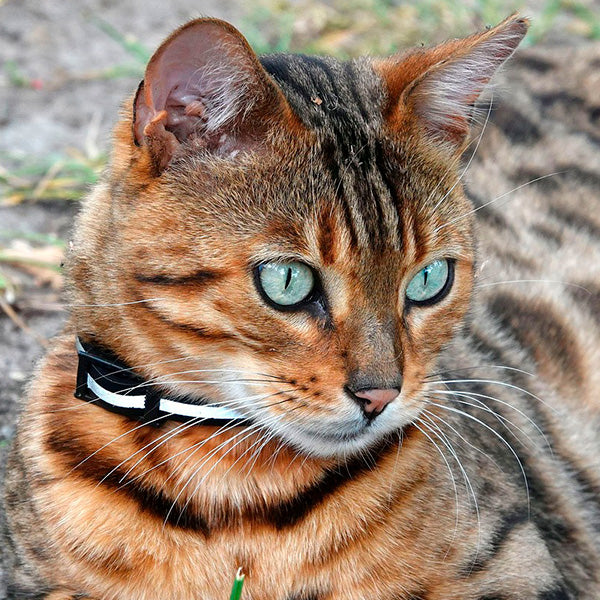
#> input picture chat.jpg, 600 x 600 px
$ python testpillow5.py
#> lines starting #> are read from the running program, lines starting #| are printed output that depends on the picture
from PIL import Image

img = Image.open('chat.jpg')
#> img is the input picture: PIL image 600x600 RGB; mean R, G, B 153.8, 131.4, 113.5

# Redimensionner l'image
resized_img = img.resize((100, 100))
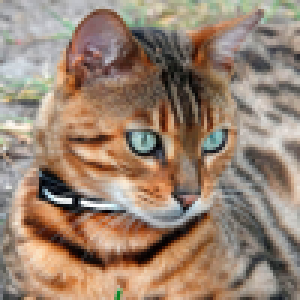
#> resized_img: PIL image 100x100 RGB (shown 3 times larger); mean R, G, B 153.8, 131.4, 113.5

# Recadrer une portion de l'image (x1, y1, x2, y2)
cropped_img = img.crop((50, 50, 200, 200))
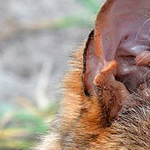
#> cropped_img: PIL image 150x150 RGB; mean R, G, B 166.8, 146.6, 134

resized_img.save('resized_chat.jpg')
cropped_img.save('cropped_chat.jpg')
